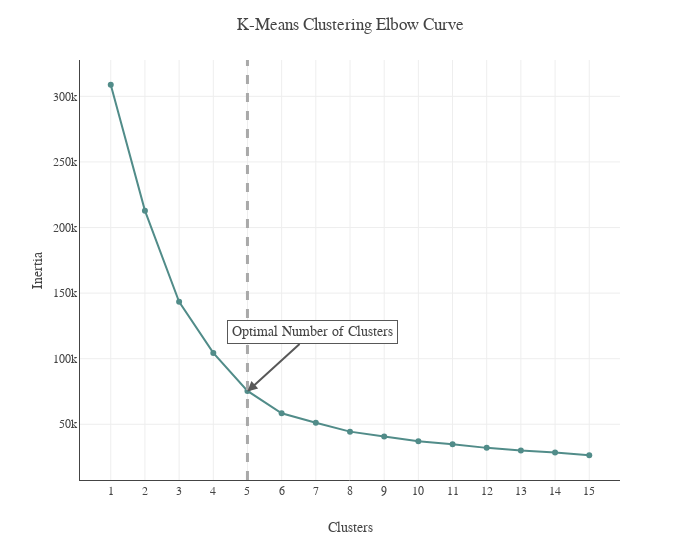

Here is the notebook cell this chart was saved with:
### Markdown cell above
# <div style="color:white;display:fill;border-radius:5px;background-color:#67A4A4;letter-spacing:0.1px;overflow:hidden"><p style="padding:20px;color:white;overflow:hidden;margin:0;font-size:110%;text-align:center">K-Means Clustering</p></div>
The first clustering technique I will explore is K-Means Clustering. K-Means Clustering is a simple yet powerful clustering method that creates $k$ distinct segments of the data where the variation within the clusters is as small as possible. To find the optimal number of clusters, I will try different values of $k$ and calculate the inertia, or distortion score, for each model. Inertia measures the cluster similarity by computing the total distance between the data points and their closest cluster center. Clusters with similar observations tend to have smaller distances between them and a lower distortion score overall.

### Code cell
# K-Means Clustering
clust_df = cust.copy()
clust_df['Gender'] = [1 if i == "Women" else 0 for i in clust_df.Gender]

k_means = list()
for clust in range(1,16):
    km = KMeans(n_clusters=clust, init='k-means++', random_state=21).fit(clust_df)
    k_means.append(pd.Series({'Clusters': clust, 
                              'Inertia': km.inertia_,
                              'model': km}))

# Plot results
plot_km = (pd.concat(k_means, axis=1).T
           [['Clusters','Inertia']]
           .set_index('Clusters'))

fig = px.line(plot_km, x=plot_km.index, y='Inertia', markers=True)
fig.add_vline(x=5, line_width=3, line_dash="dash", line_color="darkgrey")
fig.add_annotation(
    xref="x domain",
    yref="y",
    x=.31,
    y=75e3,
    text="Optimal Number of Clusters",
    axref="x domain",
    ayref="y",
    ax=.43,
    ay=12e4,
    arrowhead=2, 
    bordercolor="#585858",
    borderpad=4, 
    bgcolor='white',
    font=dict(size=14)
)
fig.update_traces(line_color='#518C89')
fig.update_layout(template=temp, title="K-Means Clustering Elbow Curve", 
                  xaxis=dict(tickmode = 'linear', showline=True), yaxis=dict(showline=True), width=700)
fig.show()

### Figure 1 — Plotly figure (JSON) as saved in the notebook; plotly's stock layout.template omitted (floating-point values rounded to 4 significant figures)
{"data": [{"hovertemplate": "Clusters=%{x}<br>Inertia=%{y}<extra></extra>", "legendgroup": "", "line": {"color": "#518C89", "dash": "solid"}, "marker": {"symbol": "circle"}, "mode": "markers+lines", "name": "", "orientation": "h", "showlegend": false, "type": "scatter", "x": [1, 2, 3, 4, 5, 6, 7, 8, 9, 10, 11, 12, 13, 14, 15], "xaxis": "x", "y": [308900.0, 212900.0, 143400.0, 104400.0, 75430.0, 58350.0, 51170.0, 44390.0, 40670.0, 37100.0, 34750.0, 32010.0, 29930.0, 28460.0, 26380.0], "yaxis": "y"}], "layout": {"annotations": [{"arrowhead": 2, "ax": 0.43, "axref": "x domain", "ay": 120000.0, "ayref": "y", "bgcolor": "white", "bordercolor": "#585858", "borderpad": 4, "font": {"size": 14}, "text": "Optimal Number of Clusters", "x": 0.31, "xref": "x domain", "y": 75000.0, "yref": "y"}], "legend": {"tracegroupgap": 0}, "margin": {"t": 60}, "shapes": [{"line": {"color": "darkgrey", "dash": "dash", "width": 3}, "type": "line", "x0": 5, "x1": 5, "xref": "x", "y0": 0, "y1": 1, "yref": "y domain"}], "title": {"text": "K-Means Clustering Elbow Curve"}, "width": 700, "xaxis": {"anchor": "y", "domain": [0.0, 1.0], "showline": true, "tickmode": "linear", "title": {"text": "Clusters"}}, "yaxis": {"anchor": "x", "domain": [0.0, 1.0], "showline": true, "title": {"text": "Inertia"}}}}
